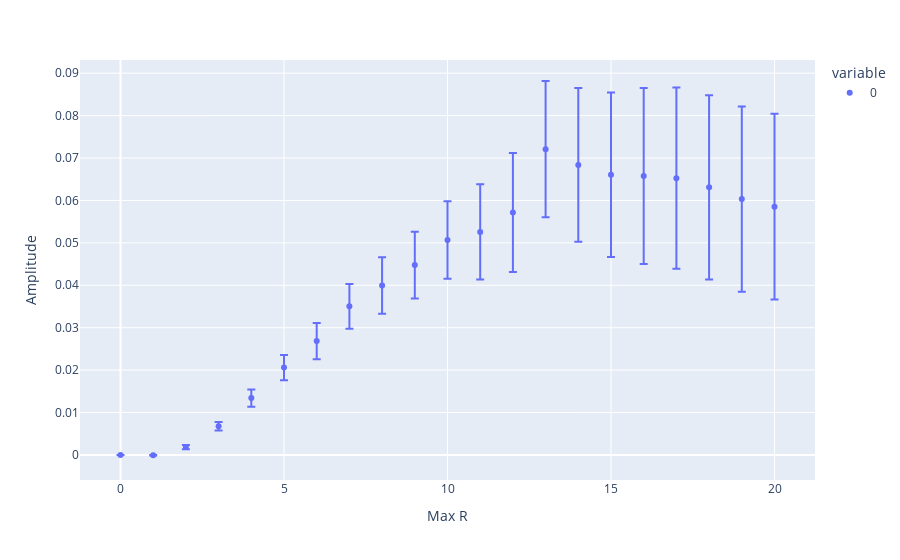

Source (notebook cell):
### Code cell
fig = px.scatter(total_amp_mean, error_y=total_amp_err)
fig.update_yaxes(title='Amplitude')
fig.update_xaxes(title='Max R')
fig.write_image('typeV_amp_vs_R.pdf')
fig

### Figure 1 — Plotly figure (JSON) as saved in the notebook; plotly's stock layout.template omitted (floating-point values rounded to 4 significant figures)
{"data": [{"error_y": {"array": [0, 7.316e-05, 0.0004907, 0.001016, 0.002012, 0.002998, 0.004263, 0.005263, 0.006653, 0.00786, 0.009151, 0.01124, 0.01402, 0.01607, 0.01812, 0.01937, 0.02072, 0.02137, 0.02173, 0.02182, 0.02188]}, "hovertemplate": "variable=0<br>index=%{x}<br>value=%{y}<extra></extra>", "legendgroup": "0", "marker": {"color": "#636efa", "symbol": "circle"}, "mode": "markers", "name": "0", "orientation": "v", "showlegend": true, "type": "scatter", "x": [0, 1, 2, 3, 4, 5, 6, 7, 8, 9, 10, 11, 12, 13, 14, 15, 16, 17, 18, 19, 20], "xaxis": "x", "y": [0, -7.449e-05, 0.001854, 0.006754, 0.0134, 0.02059, 0.02685, 0.03504, 0.03994, 0.04476, 0.05068, 0.05259, 0.05714, 0.0721, 0.06837, 0.06607, 0.06576, 0.06524, 0.06308, 0.06032, 0.05853], "yaxis": "y"}], "layout": {"legend": {"title": {"text": "variable"}, "tracegroupgap": 0}, "margin": {"t": 60}, "xaxis": {"anchor": "y", "domain": [0, 1], "title": {"text": "Max R"}}, "yaxis": {"anchor": "x", "domain": [0, 1], "title": {"text": "Amplitude"}}}}
